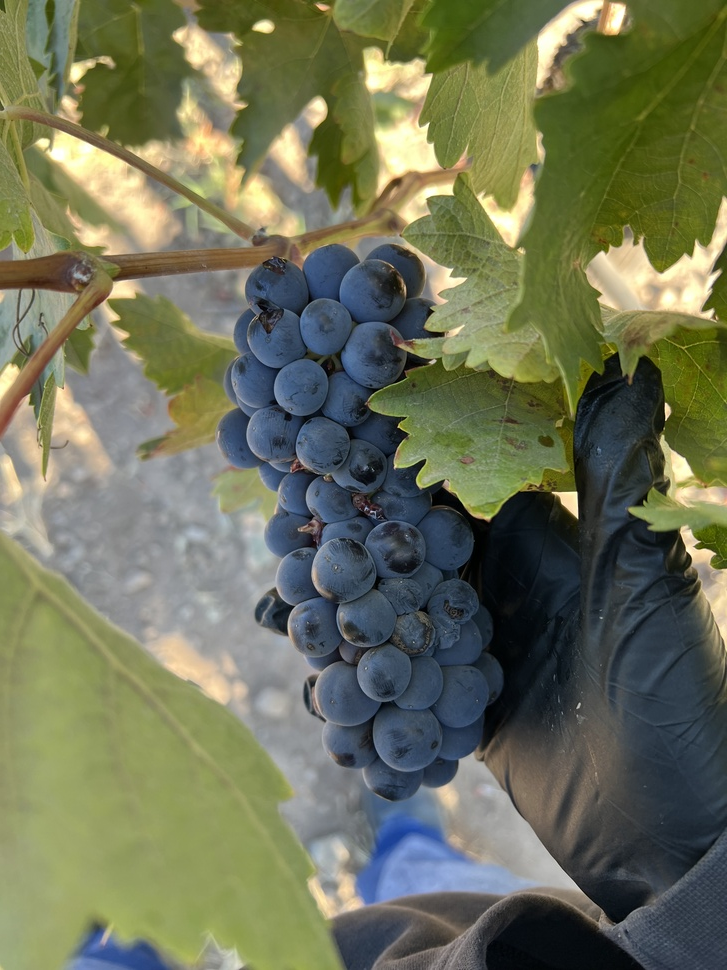
#> input picture Tareas/uva.JPG, 727 x 970 px, shrunk from 3024 x 4032 before the run, found by its file name
$ jupyter execute tarea_procesamiento_imagen_medica.ipynb
#> lines starting #> are read from the running program, lines starting #| are printed output that depends on the picture; after the words box and inside, x2 and y2 are one past the last pixel; in counts of white or black regions, pixels touching at a corner belong together
# Tarea: Procesamiento de Imagen Médica

## Instrucciones

Importar libreria

[cell 1]
import cv2
import matplotlib.pyplot as plt

**2. Leer una imagen**

[cell 2]
img = cv2.imread("uva.jpg")
#> img is the input picture: shape (970, 727, 3); mean B, G, R 88.8, 114.5, 110.3

**3. Mostrar la imagen original**

[cell 3]
plt.imshow(cv2.cvtColor(img, cv2.COLOR_BGR2RGB))
plt.show()

**4. Convertir la imagen a escala de grises**

[cell 4]
gray = cv2.cvtColor(img, cv2.COLOR_BGR2GRAY)
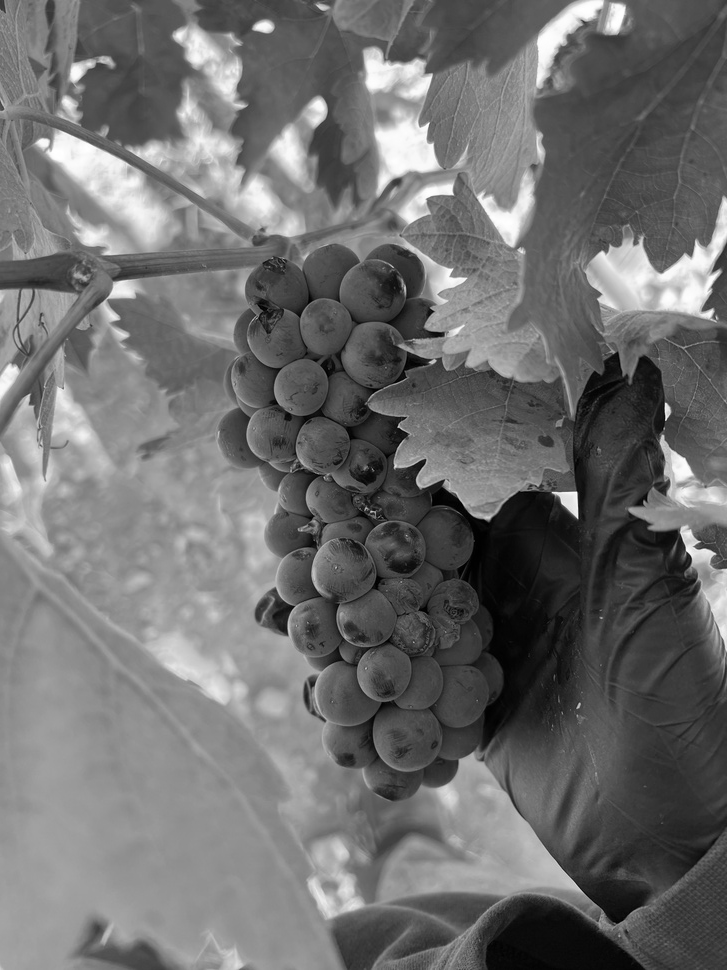
#> gray: shape (970, 727); min 0, max 255, mean 110.3

[cell 5]
plt.imshow(gray, cmap='gray')
plt.title("Imagen en escala de grises")
plt.show()

**5. Comparar la imagen original con la imagen en escala de grises**

[cell 6]
plt.figure(figsize=(10,4))

plt.subplot(1,2,1)
plt.imshow(cv2.cvtColor(img, cv2.COLOR_BGR2RGB))
plt.title("Imagen original")

plt.subplot(1,2,2)
plt.imshow(gray, cmap='gray')
plt.title("Escala de grises")

plt.show()
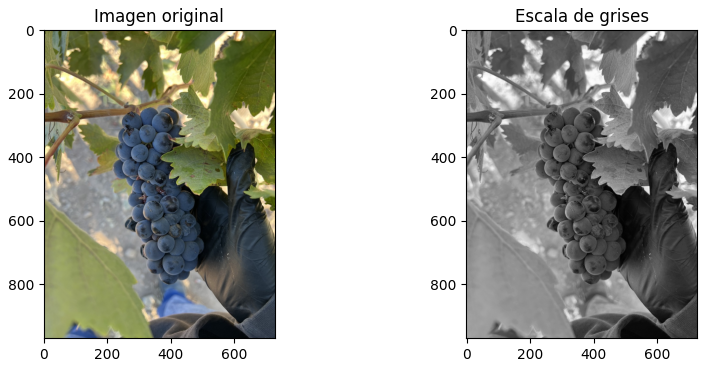
#> figure drawn by matplotlib, 2 panels

**6. Calcular y visualizar el histograma de la imagen en escala de grises**

[cell 7]
plt.hist(gray.ravel(), bins=256)
plt.title("Histograma")
plt.show()
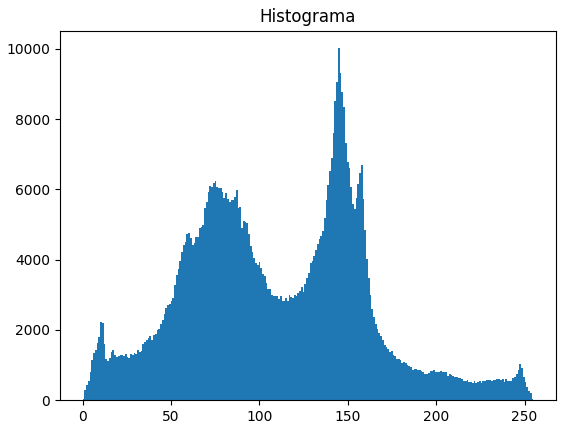
#> figure drawn by matplotlib, 1 panel; tallest bar 10022 high, from x = 144.4 to 145.4

**7. Interpretar qué información proporciona el histograma**

En el histograma se muestra la ditribución de intensidades color en la imagen, se observa un pico principal aproximadamente en 150, interpretandolo como el grupo principal de intensidad. La mayor concentración de pixeles está entre 50 y 170, por lo tanto, se determina que la imagen contiene principalmente grises medios. Al estar los extremos con valores no tan altos se concluye que no hay demasiados píxeles completamente negros ni blancos.

**8. Aplicar una técnica de umbralización para segmentar la imagen**

[cell 8]
_, thresh = cv2.threshold(gray, 120, 255, cv2.THRESH_BINARY)
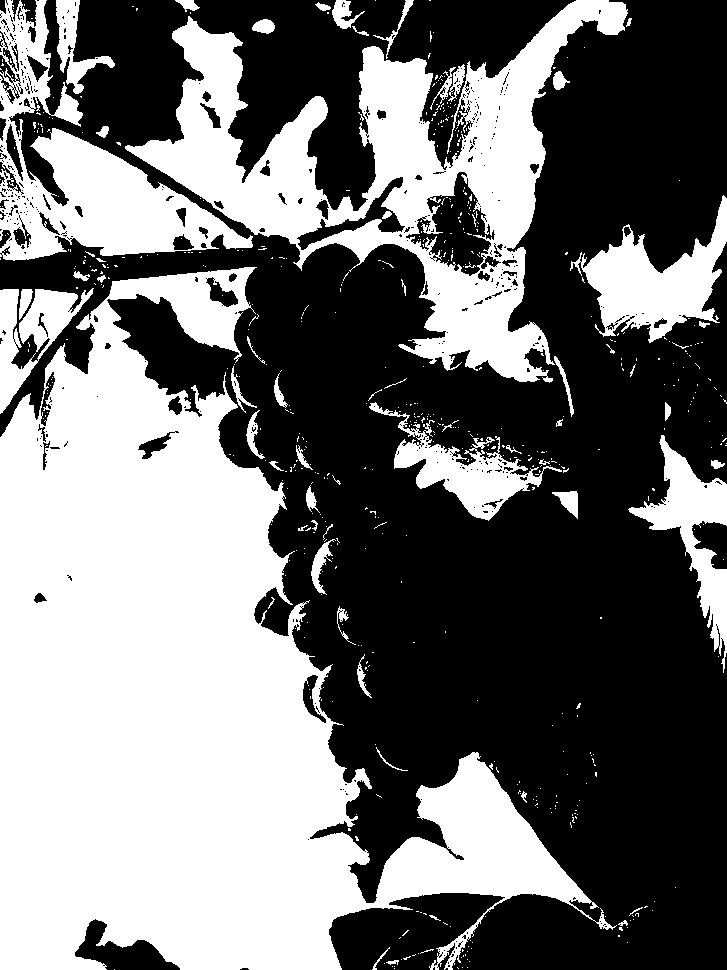
#> thresh: shape (970, 727); 44.7% white; 597 white regions (536 under 20 px), largest, box (x1, y1, x2, y2) and area: (0, 267, 617, 970) 199507, (125, 0, 628, 383) 58299, (0, 0, 253, 261) 21742

[cell 9]
plt.imshow(thresh, cmap='gray')
plt.title("Imagen umbralizada")
plt.show()

[cell 10]
_, thresh = cv2.threshold(gray, 50, 170, cv2.THRESH_BINARY)
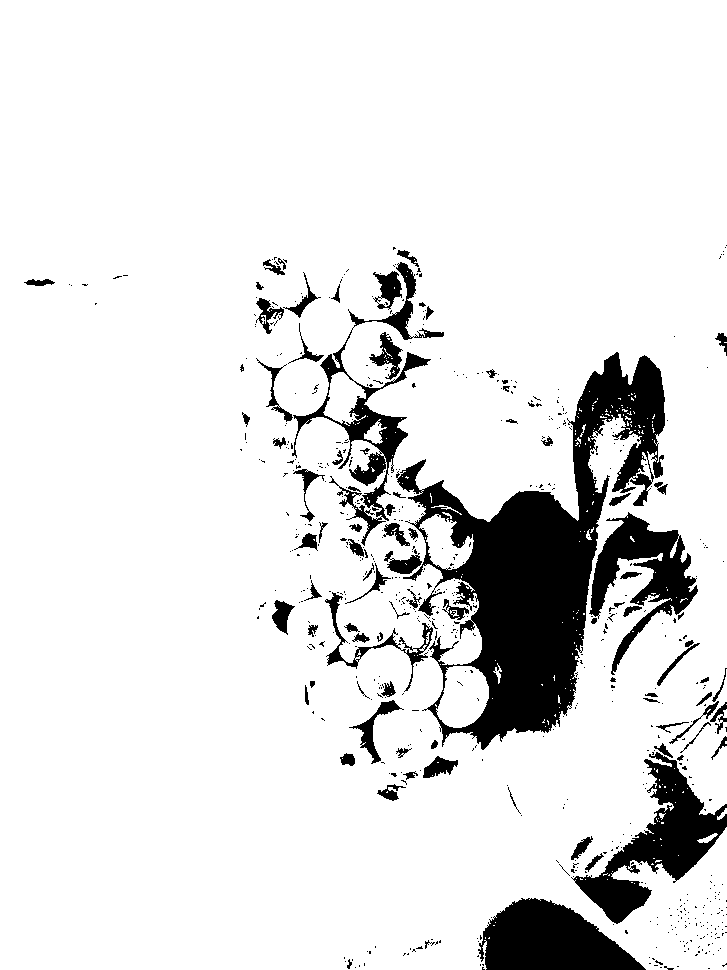
#> thresh: shape (970, 727); values 0 (black) and 170 (white), 88.9% white; 649 black regions (560 under 20 px), largest, box (x1, y1, x2, y2) and area: (396, 352, 665, 750) 36734, (571, 752, 727, 924) 8504, (478, 898, 646, 970) 7984

[cell 11]
plt.imshow(thresh, cmap='gray')
plt.title("Imagen umbralizada dos")
plt.show()

**9. Guardar la imagen resultante de la umbralización**

[cell 12]
cv2.imwrite("resultado_umbral_uva.jpg", thresh)
#> Out = True
